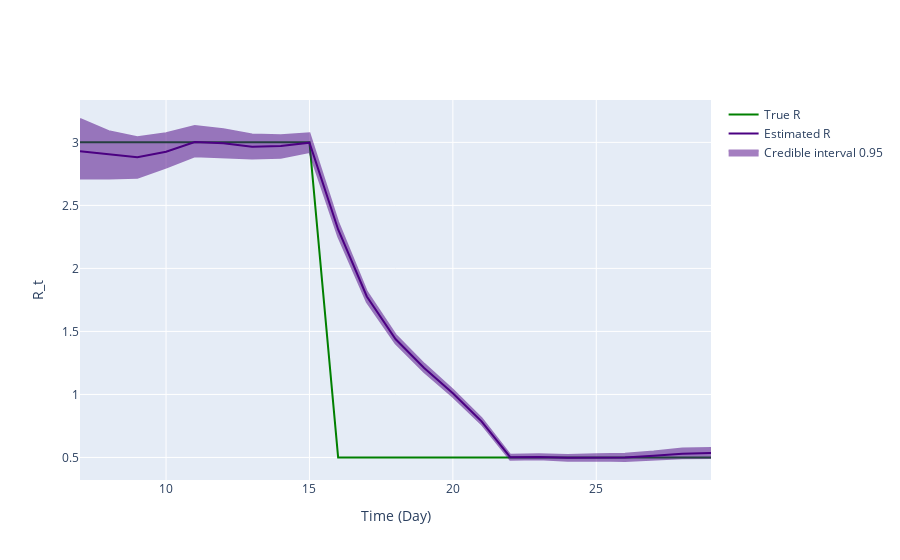

The cell this chart's notebook holds for it:
### Markdown cell above
## Inference plot using class method results

### Code cell
fig = ReproductionNumberPlot()

fig.add_ground_truth_rt(ground_truth)
fig.add_interval_rt(new_intervals)

fig.update_labels(time_label='Time (Day)', r_label='R_t')

fig.show_figure()

### Figure 1 — Plotly figure (JSON) as saved in the notebook; plotly's stock layout.template omitted (floating-point values rounded to 4 significant figures)
{"data": [{"line": {"color": "green"}, "mode": "lines", "name": "True R", "type": "scatter", "x": [7, 8, 9, 10, 11, 12, 13, 14, 15, 16, 17, 18, 19, 20, 21, 22, 23, 24, 25, 26, 27, 28, 29], "y": [3, 3, 3, 3, 3, 3, 3, 3, 3, 0.5, 0.5, 0.5, 0.5, 0.5, 0.5, 0.5, 0.5, 0.5, 0.5, 0.5, 0.5, 0.5, 0.5]}, {"line": {"color": "indigo"}, "mode": "lines", "name": "Estimated R", "type": "scatter", "x": [7, 8, 9, 10, 11, 12, 13, 14, 15, 16, 17, 18, 19, 20, 21, 22, 23, 24, 25, 26, 27, 28, 29], "y": [2.929, 2.907, 2.883, 2.926, 3.003, 2.992, 2.966, 2.971, 2.998, 2.309, 1.778, 1.439, 1.21, 1.009, 0.7869, 0.5022, 0.5043, 0.4978, 0.5007, 0.5004, 0.5137, 0.5295, 0.535]}, {"fill": "toself", "fillcolor": "indigo", "line": {"color": "indigo"}, "mode": "lines", "name": "Credible interval 0.95", "opacity": 0.5, "type": "scatter", "x": [7, 8, 9, 10, 11, 12, 13, 14, 15, 16, 17, 18, 19, 20, 21, 22, 23, 24, 25, 26, 27, 28, 29, 29, 28, 27, 26, 25, 24, 23, 22, 21, 20, 19, 18, 17, 16, 15, 14, 13, 12, 11, 10, 9, 8, 7], "y": [3.185, 3.088, 3.041, 3.073, 3.13, 3.105, 3.062, 3.056, 3.072, 2.368, 1.816, 1.474, 1.243, 1.038, 0.8116, 0.5215, 0.5252, 0.5195, 0.5259, 0.5288, 0.5466, 0.571, 0.5759, 0.4958, 0.4938, 0.4817, 0.4719, 0.4758, 0.4733, 0.485, 0.482, 0.7639, 0.9818, 1.177, 1.405, 1.733, 2.254, 2.924, 2.877, 2.872, 2.881, 2.89, 2.8, 2.719, 2.714, 2.712]}], "layout": {"hovermode": "x unified", "xaxis": {"title": {"text": "Time (Day)"}}, "yaxis": {"title": {"text": "R_t"}}}}
